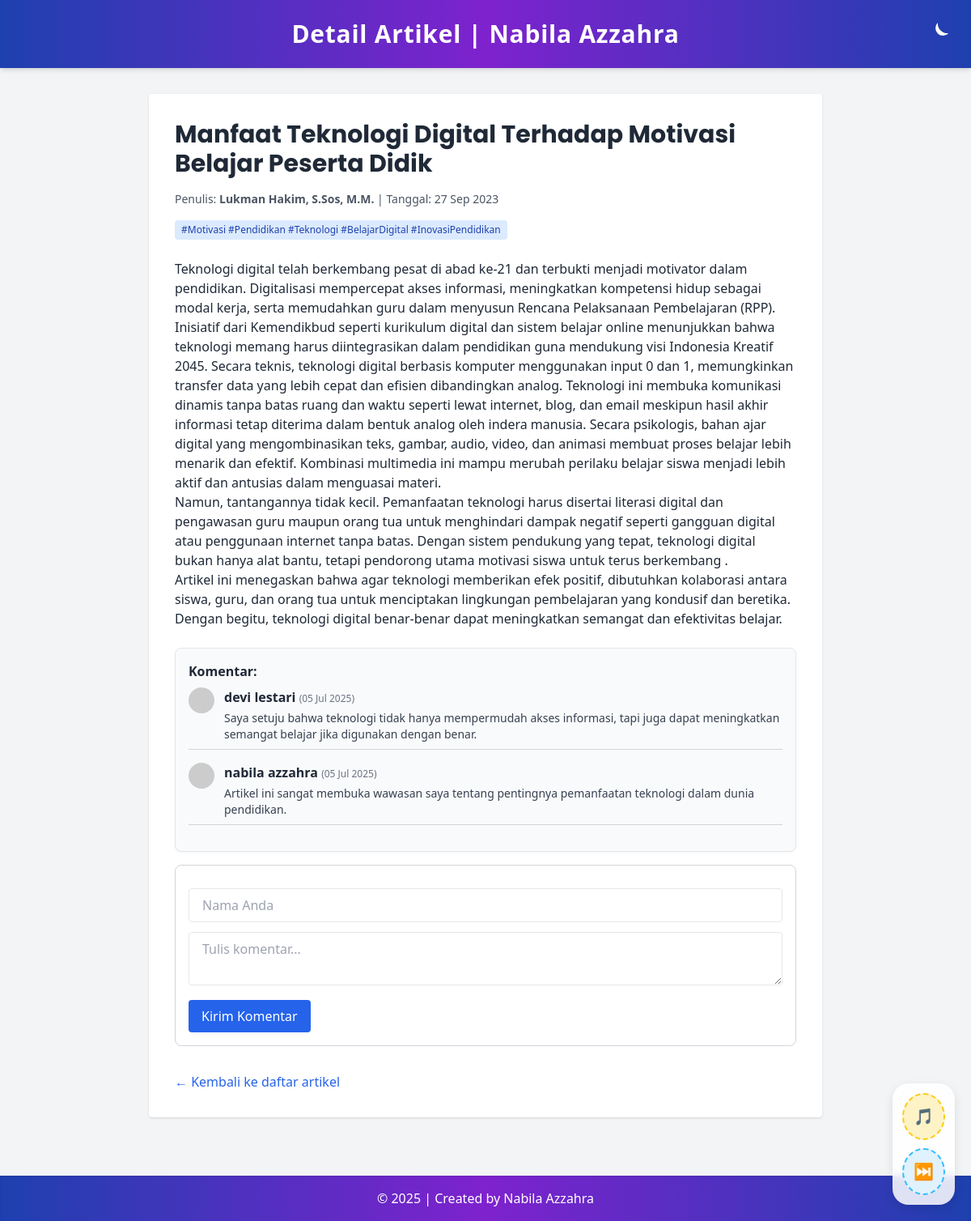
The app's page /artikel_detail.php?id=3 with its own data.
### tables this page shows
CREATE TABLE `tbl_artikel` (
  `id_artikel` int(11) NOT NULL,
  `nama_artikel` text DEFAULT NULL,
  `isi_artikel` text DEFAULT NULL,
  `nama_penulis` varchar(100) DEFAULT NULL,
  `tanggal_publish` date DEFAULT NULL,
  `tag_artikel` varchar(225) DEFAULT NULL
);

CREATE TABLE `tbl_komentar` (
  `id_komentar` int(11) NOT NULL,
  `id_artikel` int(11) DEFAULT NULL,
  `nama_komentator` varchar(100) DEFAULT NULL,
  `isi_komentar` text DEFAULT NULL,
  `tanggal_komentar` datetime DEFAULT NULL
);

### artikel_detail.php (the view, shortened to what this page needs)
<?php
include "koneksi.php";
$id_artikel = (int) $_GET['id'];
$sql = "SELECT * FROM tbl_artikel WHERE id_artikel = $id_artikel";
$result = mysqli_query($db, $sql);
$data = mysqli_fetch_assoc($result);
?>
<!DOCTYPE html>
<html lang="id">
<head>
  <script src="https://cdn.tailwindcss.com"></script>
</head>
<body class="bg-gray-100 dark:bg-gray-900 text-gray-800 dark:text-gray-100 font-sans transition-all duration-300">
   <header class="bg-gradient-to-r from-blue-800 via-purple-700 to-blue-800 dark:from-gray-900 dark:via-gray-800 dark:to-gray-900 text-white text-center p-6 text-3xl font-semibold tracking-wide shadow-md">
    Detail Artikel | Nabila Azzahra
    <button onclick="toggleDarkMode()" class="absolute right-6 top-6 text-white hover:scale-110 transition" title="Toggle Theme">
      <svg id="icon-moon" xmlns="http://www.w3.org/2000/svg" class="w-8 h-8 fill-current" viewBox="0 0 24 24">
        <path d="M21 12.79A9 9 0 0111.21 3a7 7 0 1010 9.79z" />
      </svg>
    </button>
  </header>
   <main class="max-w-4xl mx-auto px-4 sm:px-6 lg:px-8 py-8">
    <article class="bg-white dark:bg-gray-800 p-6 sm:p-8 rounded shadow">
      <h1 class="text-2xl sm:text-3xl font-bold mb-4"><?php echo htmlspecialchars($data['nama_artikel']); ?></h1>
      <p class="text-sm text-gray-600 dark:text-gray-400 mb-4">
        Penulis: <strong><?php echo htmlspecialchars($data['nama_penulis']); ?></strong> |
        Tanggal: <?php echo date('d M Y', strtotime($data['tanggal_publish'])); ?>
      </p>
       <div class="mb-6 flex flex-wrap gap-2">
        <?php foreach (explode(',', $data['tag_artikel']) as $tag): ?>
          <span class="bg-blue-100 text-blue-800 px-2 py-1 rounded text-xs dark:bg-blue-900 dark:text-blue-300"><?php echo htmlspecialchars(trim($tag)); ?></span>
        <?php endforeach; ?>
      </div>
      <div class="prose prose-sm sm:prose lg:prose-lg dark:prose-invert max-w-none">
        <?php echo nl2br(htmlspecialchars($data['isi_artikel'])); ?>
      </div>
       <div class='mt-6 p-4 bg-gray-50 dark:bg-gray-700 rounded-lg border border-gray-200 dark:border-gray-600 shadow-sm'>
        <h4 class='text-md font-bold mb-2 text-gray-800 dark:text-white'>Komentar:</h4>
        <?php
        $id_artikel = $data['id_artikel'];
        $komentar_query = mysqli_query($db, "SELECT * FROM tbl_komentar WHERE id_artikel=$id_artikel ORDER BY tanggal_komentar DESC");
        while ($komentar = mysqli_fetch_assoc($komentar_query)):
        ?>
        <div class='mb-4 border-b pb-2 border-gray-300 dark:border-gray-600'>
          <div class='flex items-start space-x-3'>
            <img src='https://api.dicebear.com/7.x/personas/svg?seed=<?php echo urlencode($komentar['nama_komentator']); ?>' class='w-8 h-8 rounded-full'>
            <div>
              <span class='font-semibold text-gray-800 dark:text-white'><?php echo htmlspecialchars($komentar['nama_komentator']); ?></span>
              <span class='text-xs text-gray-500 dark:text-gray-400'>(<?php echo date("d M Y", strtotime($komentar['tanggal_komentar'])); ?>)</span>
              <p class='text-sm text-gray-700 dark:text-gray-300 mt-1'><?php echo nl2br(htmlspecialchars($komentar['isi_komentar'])); ?></p>
            </div>
          </div>
        </div>
        <?php endwhile; ?>
      </div>
       <div class='mt-4 p-4 bg-white dark:bg-gray-800 rounded-lg border border-gray-300 dark:border-gray-600'>
        <form action='' method='POST' class='space-y-3'>
          <input type='text' name='nama_komentator' placeholder='Nama Anda' required class='w-full px-4 py-2 rounded border dark:bg-gray-700 dark:text-white'>
          <textarea name='isi_komentar' placeholder='Tulis komentar...' required class='w-full px-4 py-2 rounded border dark:bg-gray-700 dark:text-white'></textarea>
          <button type='submit' name='submit_komentar' class='bg-blue-600 hover:bg-blue-700 text-white px-4 py-2 rounded'>Kirim Komentar</button>
        </form>
      </div>
    <div class="mt-8">
      <a href="index.php" class="text-blue-600 hover:underline text-sm sm:text-base">&larr; Kembali ke daftar artikel</a>
    </div>
  </article>
</main>
 <footer class="bg-gradient-to-r from-blue-800 via-purple-700 to-blue-800 dark:from-gray-900 dark:via-gray-800 dark:to-gray-900 text-white text-center py-4 mt-10 shadow-inner">
  &copy; <?php echo date('Y'); ?> | Created by Nabila Azzahra
</footer>
<div style="
  position: fixed;
  bottom: 20px;
  right: 20px;
  z-index: 999;
  display: flex;
  flex-direction: column;
  gap: 10px;
  align-items: center;
  background: rgba(255, 255, 255, 0.85);
  padding: 12px;
  border-radius: 20px;
  box-shadow: 0 4px 12px rgba(0,0,0,0.1);
  backdrop-filter: blur(6px);
">
  <button onclick="toggleAdminMusic()"
    style="background-color: #fef3c7; border: 2px dashed #facc15; color: #92400e;
           padding: 12px; border-radius: 50%; font-size: 20px; cursor: pointer;">
    🎵
  </button>
  <button onclick="gantiLagu()"
    style="background-color: #e0f2fe; border: 2px dashed #38bdf8; color: #0284c7;
           padding: 12px; border-radius: 50%; font-size: 20px; cursor: pointer;">
    ⏭️
  </button>
</div>
</body>
</html>

### artikel_detail.php (style rules this page uses)
h1, h2 { font-family: 'Poppins', sans-serif; }

### records on screen
tbl_artikel: nama_artikel "Manfaat Teknologi Digital Terhadap Motivasi Belajar Peserta Didik", nama_penulis "Lukman Hakim, S.Sos, M.M.", tanggal_publish "27 Sep 2023", tag_artikel "#Motivasi #Pendidikan #Teknologi #BelajarDigital #InovasiPendidikan", isi_artikel "Teknologi digital telah berkembang pesat di abad ke-21 dan terbukti menjadi motivator dalam pendidikan. Digitalisasi mempercepat akses informasi, meningkatkan kompetensi hidup sebagai modal kerja, serta memudahkan guru dalam menyusun Rencana Pelaksanaan Pembelajaran (RPP). Inisiatif dari Kemendikbud seperti kurikulum digital dan sistem belajar online menunjukkan bahwa teknologi memang harus diintegrasikan dalam pendidikan guna mendukung visi Indonesia Kreatif 2045. Secara teknis, teknologi digital berbasis komputer menggunakan input 0 dan 1, memungkinkan transfer data yang lebih cepat dan efisien dibandingkan analog. Teknologi ini membuka komunikasi dinamis tanpa batas ruang dan waktu…"
tbl_komentar: nama_komentator "devi lestari", tanggal_komentar "05 Jul 2025", isi_komentar "Saya setuju bahwa teknologi tidak hanya mempermudah akses informasi, tapi juga dapat meningkatkan semangat belajar jika digunakan dengan benar."
tbl_komentar: nama_komentator "nabila azzahra", tanggal_komentar "05 Jul 2025", isi_komentar "Artikel ini sangat membuka wawasan saya tentang pentingnya pemanfaatan teknologi dalam dunia pendidikan."
